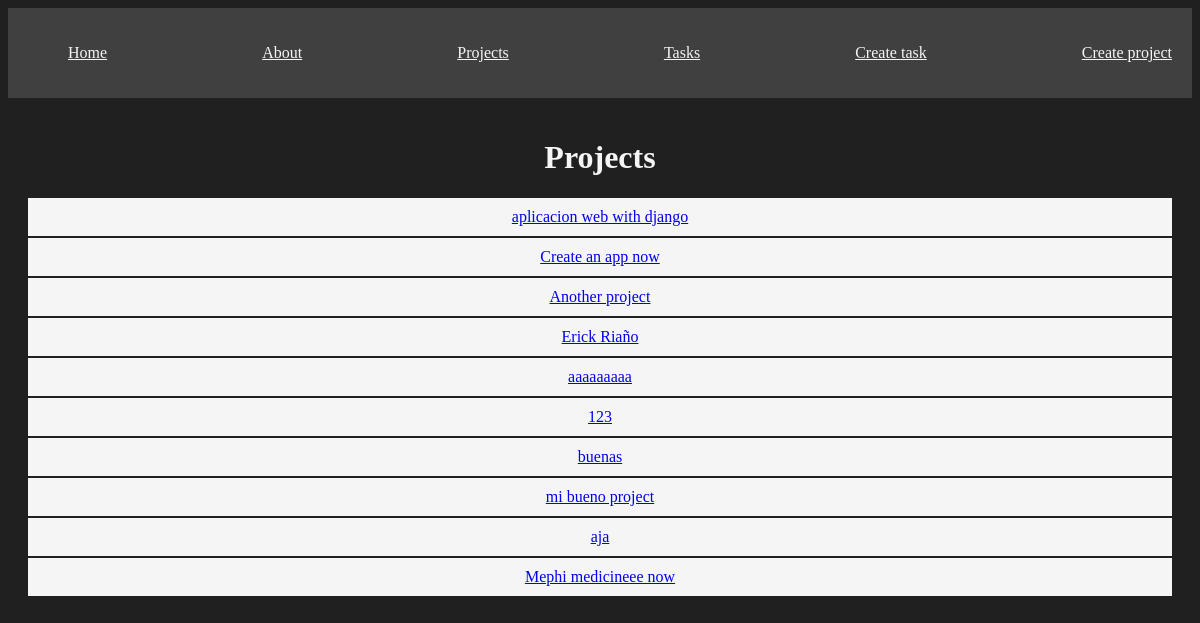
The page /projects/ on the database as committed earlier.
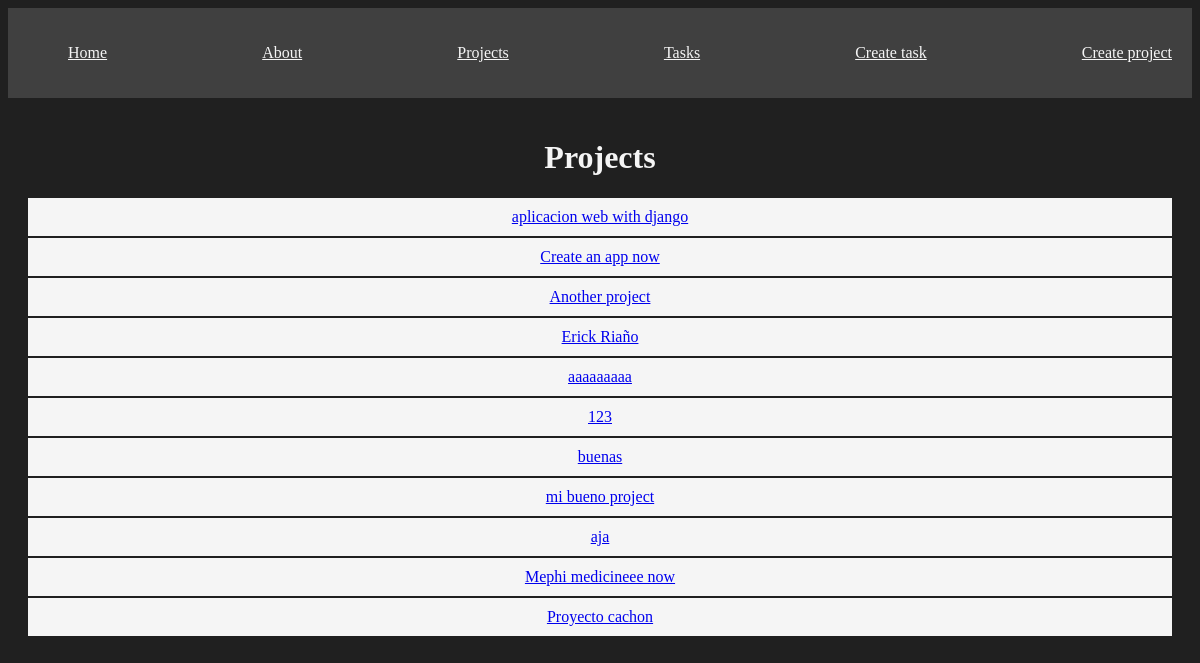
The same page on the database as committed later.
### myapp/models.py (models this page shows, shortened)
class Project(models.Model):
  name = models.CharField(max_length=200)

### myapp/views.py (the view)
# urls.py: path('projects/', views.projects, name='projects'),
def projects(request):
  projects = Project.objects.all()
  return render(request, 'projects/projects.html', {
    'projects': projects
  })

### myapp/templates/projects/projects.html
{% extends 'layouts/base.html' %}
{% block content %}
  <h1>Projects</h1>
  {% for project in projects %}
    <article class='card'>
      <a href='{% url "project_detail" project.id %}'> {{ project.name }}</a>
    </article>
  {% endfor %}
{% endblock %}

### myapp/templates/layouts/base.html (shortened to what this page needs)
{% load static %}
<!DOCTYPE html>
<html lang="en">
<head>
  <link rel="stylesheet" href="{% static 'styles/main.css' %}">
</head>
<body>
  <nav class='navbar container'>
    <ul>
      <li>
        <a href="{% url 'index' %}">Home</a>
      </li>
      <li>
        <a href="{% url 'about' %}">About</a>
      </li>
      <li>
        <a href="{% url 'projects' %}">Projects</a>
      </li>
      <li>
        <a href="{% url 'tasks' %}">Tasks</a>
      </li>
      <li>
        <a href="{% url 'create_task' %}">Create task</a>
      </li>
      <li>
        <a href="{% url 'create_project' %}">Create project</a>
      </li>
    </ul>
  </nav>
  <div class="container">
    {% block content %}
    {% endblock %}
  </div>
</body>
</html>

### myapp/static/styles/main.css (style rules this page uses)
body { background-color: #202020; color: whitesmoke }
.navbar { background: #404040; }
.navbar ul { display: flex; justify-content: space-between; }
.navbar ul li { list-style: none; }
.navbar ul li a { color: whitesmoke; }
.container { max-width: 1200px; margin: auto; text-align: center; padding: 20px 20px; }
.card { background: whitesmoke; color: black; padding: 10px; margin-bottom: 2px; }

Rows that differ between the two databases and show on the page:
added Project: name "Proyecto cachon"
